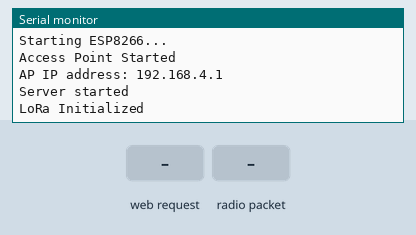
Recording of a sketch running on a simulated ESP8266 (NodeMCU). On the bench: the last lines printed to the serial monitor. The inputs (shaded band) are chosen by the test bench. WiFi joins after 1.5 s; servers stay silent unless stated; no radio packets arrive unless stated.

Above: at 1.2 s.
1.3 s: HTTP request GET /transmit?msg= received
At 2.5 s:
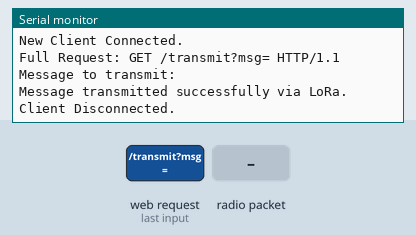
2.8 s: radio packet "/transmit?msg=" arrives
At 4.0 s:
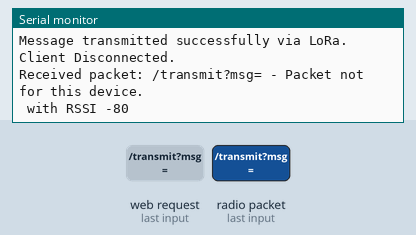
4.3 s: radio packet "1" arrives
At 5.2 s:
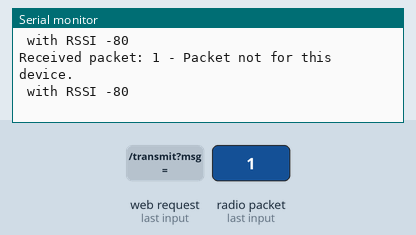

The sketch:

hub.ino
```cpp
#include <ESP8266WiFi.h>
#include <SPI.h>
#include <LoRa.h>

const char* password = "OffNet@2024";

WiFiServer wifiServer(80);

#define LORA_NSS  15
#define LORA_RST  16
#define LORA_DIO0  5

const String deviceID = "ESP1";

void setup() {
  Serial.begin(9600);
  Serial.println("Starting ESP8266...");

  String ssid = deviceID + "OffNet";

  WiFi.softAP(ssid.c_str(), password);
  Serial.println("Access Point Started");

  IPAddress IP = WiFi.softAPIP();
  Serial.print("AP IP address: ");
  Serial.println(IP);

  wifiServer.begin();
  Serial.println("Server started");

  LoRa.setPins(LORA_NSS, LORA_RST, LORA_DIO0);
  if (!LoRa.begin(433E6)) {
    Serial.println("Starting LoRa failed!");
    while (1);
  }
  Serial.println("LoRa Initialized");
}

void loop() {
  receiveLoRaMessage();

  WiFiClient client = wifiServer.available();
  if (client) {
    handleClient(client);
  }
}

void receiveLoRaMessage() {
  int packetSize = LoRa.parsePacket();
  if (packetSize) {
    Serial.print("Received packet: ");

    String receivedData = "";
    while (LoRa.available()) {
      receivedData += (char)LoRa.read();
    }
    Serial.print(receivedData);

    int firstColon = receivedData.indexOf(':');
    int secondColon = receivedData.indexOf(':', firstColon + 1);
    int thirdColon = receivedData.indexOf(':', secondColon + 1);
    int fourthColon = receivedData.indexOf(':', thirdColon + 1);

    String senderUser = receivedData.substring(0, firstColon);
    String senderESP = receivedData.substring(firstColon + 1, secondColon);
    String receiverUser = receivedData.substring(secondColon + 1, thirdColon);
    String receiverESP = receivedData.substring(thirdColon + 1, fourthColon);
    String message = receivedData.substring(fourthColon + 1);

    if (receiverESP == deviceID) {
      Serial.print(" from ");
      Serial.print(senderUser);
      Serial.print(" (");
      Serial.print(senderESP);
      Serial.print("): ");
      Serial.println(message);

      forwardMessageToPython(receiverUser, receivedData);
    } else {
      Serial.println(" - Packet not for this device.");
    }

    Serial.print(" with RSSI ");
    Serial.println(LoRa.packetRssi());
  }
}

void forwardMessageToPython(String receiverUser, String message) {
  String serverUrl = "http://192.168.4.2:8080/transmit?msg=" + message;

  WiFiClient client;
  if (!client.connect("192.168.4.2", 8080)) {
    Serial.println("Connection to Python server failed!");
    return;
  }

  client.print(String("GET ") + "/transmit?msg=" + message + " HTTP/1.1\r\n" +
               "Host: 192.168.4.2\r\n" +
               "Connection: close\r\n\r\n");

  while (client.connected() || client.available()) {
    if (client.available()) {
      String line = client.readStringUntil('\n');
      Serial.println(line);
    }
  }

  client.stop();
}

void handleClient(WiFiClient client) {
  Serial.println("New Client Connected.");

  String request = client.readStringUntil('\r');
  Serial.println("Full Request: " + request);

  int msgIndex = request.indexOf("/transmit?msg=");
  if (msgIndex != -1) {
    int start = msgIndex + String("/transmit?msg=").length();
    int end = request.indexOf(' ', start);
    if (end == -1) {
      end = request.length();
    }
    String message = request.substring(start, end);
    Serial.println("Message to transmit: " + message);

    int firstColon = message.indexOf(':');
    int secondColon = message.indexOf(':', firstColon + 1);
    int thirdColon = message.indexOf(':', secondColon + 1);
    int fourthColon = message.indexOf(':', thirdColon + 1);

    String senderUser = message.substring(0, firstColon);
    String senderESP = message.substring(firstColon + 1, secondColon);
    String receiverUser = message.substring(secondColon + 1, thirdColon);
    String receiverESP = message.substring(thirdColon + 1, fourthColon);
    String actualMessage = message.substring(fourthColon + 1);

    bool result = transmitLoRaMessage(senderUser + ":" + senderESP + ":" + receiverUser + ":" + receiverESP + ":" + actualMessage);

    String responseMessage;
    if (result) {
      responseMessage = "Transmitted";
      Serial.println("Message transmitted successfully via LoRa.");
    } else {
      responseMessage = "Error: Transmission failed";
      Serial.println("Failed to transmit message via LoRa.");
    }

    client.println("HTTP/1.1 200 OK");
    client.println("Content-Type: text/plain");
    client.println("Connection: close");
    client.println("Content-Length: " + String(responseMessage.length()));
    client.println();
    client.println(responseMessage);
  } else {
    String errorMessage = "Invalid request";
    client.println("HTTP/1.1 404 Not Found");
    client.println("Content-Type: text/plain");
    client.println("Connection: close");
    client.println("Content-Length: " + String(errorMessage.length()));
    client.println();
    client.println(errorMessage);
    Serial.println("Invalid request received.");
  }

  client.stop();
  Serial.println("Client Disconnected.");
}

bool transmitLoRaMessage(String message) {
  LoRa.beginPacket();
  LoRa.print(message);
  if (LoRa.endPacket()) {
    return true;
  } else {
    return false;
  }
}
```

Measured:
- after the input at 1.3 s, the serial monitor: prints a new line at once (image 1)
- after the input at 2.8 s, the serial monitor: prints a new line at once (image 2)
- after the input at 4.3 s, the serial monitor: prints a new line at once (image 3)
